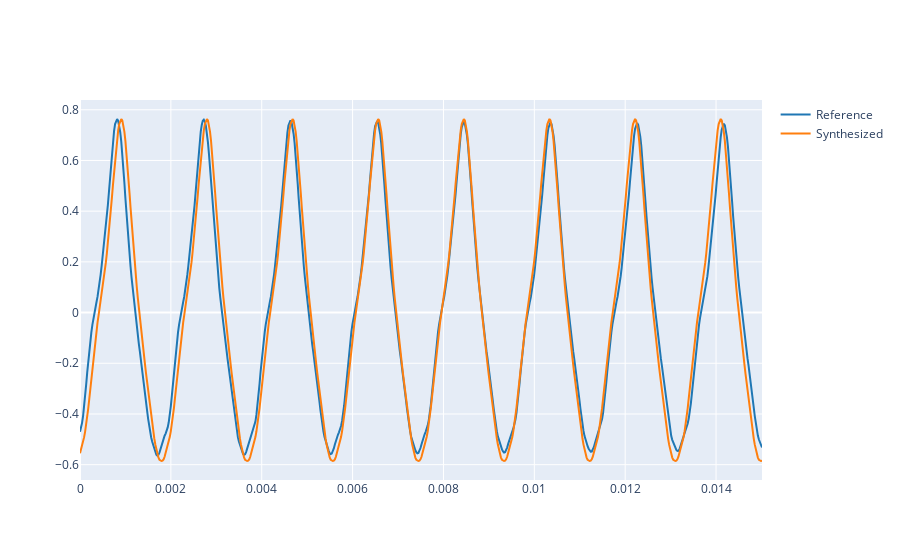

Notebook cell for this chart:
### Markdown cell above
3.2. Now, define a harmonic signal, `y` whose fundamental frequency is the defined in Lab 1. Go step by step adding a new harmonic in each step. Plot both signals (the reference and the synthesized) and try to reproduce the shape of the reference signal.

**Note 1**: in order to have a similar shape, we need to select the amplitudes and phases carefully. One way to do this is to define the harmonic signal as follows:

$$y(t) = \sum_{k=1}^K A_k\cos\left(2\pi kf_0 t + k \phi - (k-1)\pi/2 \right), $$

where $K$ is the number of harmonics, $f_0$ is the fundamental frequency, $A_k$ is the amplitude (weight) of each harmonic and $\phi$ is the phase of the signal (defined in Lab1 Ex 2.4).

**Note 2**:
Define the $A_k$ values relative to the fundamental frequency. This means to define $A_1=1$ and the others less than 1. You can use Audacity to plot the spectrum of the fragment selected of the reference audio and measure the relative amplitudes of the harmonics.

**Note 3**: Normalize the amplitude of the signal by the same amplitude of the reference. For instance, if the amplitude of the reference signal is 0.33, you can normalize the syntesized signal by first dividing by its maximum and then multiplyng by 0.33:

```
y = 0.33 * y / np.amax(y)
```

### Code cell
import numpy as np
import matplotlib.pyplot as plt

num_har = 20                    
T = 0.001882
f0 = 1 / T
t_start, t_end = 0.19, 0.205056
i_start, i_end = int(t_start * fs), int(t_end * fs)
segment = ref[i_start:i_end]
N = len(segment)
t_seg = np.arange(N) / fs
Y = np.fft.fft(segment)
freqs = np.fft.fftfreq(N, 1/fs)

mask = freqs > 0 #Selecting only positive frequencies
freqs = freqs[mask]
Y = Y[mask]

amplitudes, phases = [], []
for k in range(1, num_har + 1):
    idx = np.argmin(np.abs(freqs - k * f0))
    amplitudes.append(2 * np.abs(Y[idx]) / N)
    phases.append(np.angle(Y[idx]))

amplitudes, phases = np.array(amplitudes), np.array(phases)

t = np.arange(0, len(ref)/fs, 1/fs) 

y = sum(A * np.cos(2*np.pi*k*f0*t + phi)for k, (A, phi) in enumerate(zip(amplitudes, phases), start=1))
y *= np.max(np.abs(segment)) / np.max(np.abs(y))

plot_signals([segment, y], fs, t_start=0, t_end=t_seg[-1], name=['Reference', 'Synthesized'])

### Figure 1 — Plotly figure (JSON) as saved in the notebook; plotly's stock layout.template omitted (floating-point values rounded to 4 significant figures; data arrays with more than 128 entries replaced by an {"elided": "..."} marker saying what was removed)
{"data": [{"line": {"color": "#1f77b4", "shape": "linear"}, "mode": "lines", "name": "Reference", "type": "scatter", "x": {"elided": "662 float values"}, "y": {"elided": "662 float values"}}, {"line": {"color": "#ff7f0e", "shape": "linear"}, "mode": "lines", "name": "Synthesized", "type": "scatter", "x": {"elided": "662 float values"}, "y": {"elided": "662 float values"}}], "layout": {}}
